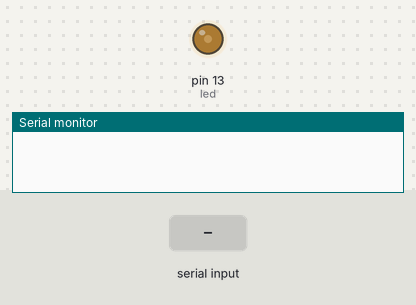
A sketch run on a simulated Arduino Uno, built with avr-gcc and run on an emulated ATmega328P. Parts: output pins drawn as LEDs (lit = HIGH), the last lines printed to the serial monitor. The test bench sets the inputs (shaded band).

Above: at 1.2 s.
1.3 s: byte 30 received over Serial
At 2.44 s:
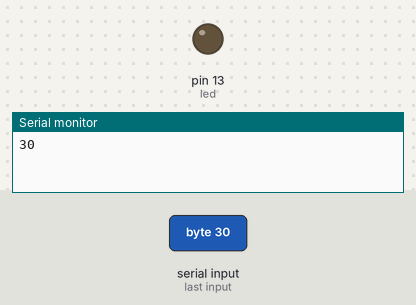
At 3.43 s:
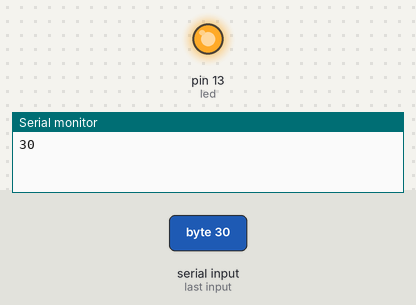
Timing chart, 0 to 10.3 s (numbered marks = the images above; inputs shaded):
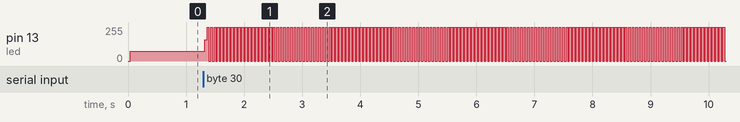

The sketch:

Serial_iletisim.ino
```cpp
/*Serial Port'a veri gönderip alma işlemi. Veri tipi dönüşümü
olmadan ascii karşılığını verir.*/

int led = 13;
int sure;
void setup()
{
  Serial.begin(9600);
  pinMode(led,OUTPUT);
}
void loop()
{
  if(Serial.available())
  {
    sure = (int)Serial.read();
    Serial.println(sure);
}
digitalWrite(led,HIGH);
delay(sure);
digitalWrite(led,LOW);
delay(sure);
}
```

Measured:
- after the input at 1.3 s, pin 13 (led): 73/255 → 159/255 at once, then repeats every 0.06 s: 255/255 0.03 s, 0/255 0.03 s
